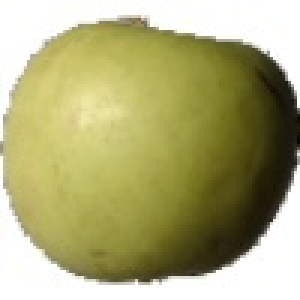
#> input picture Apple02.jpg, 100 x 100 px (shown 3 times larger)
$ python test.py
#> lines starting #> are read from the running program, lines starting #| are printed output that depends on the picture; long printed decimals are rounded
import csv
from numpy.lib.twodim_base import diag
import cv2
import numpy


img = cv2.imread("./Apple02.jpg" ,cv2.IMREAD_GRAYSCALE)
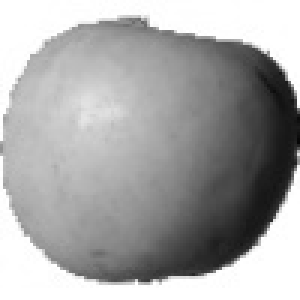
#> img: shape (100, 100) (shown 3 times larger); min 6, max 255, mean 167.2


def whatItDoes(img):

    a , b = img.shape
    elements1 = numpy.empty(a)
    k = 0
    for j in range(100):

        if(img[j][j]!='nan'):

            elements1[k] = img[j][j]
        else:
            elements1[k]=0
            k=k+1
    return elements1


#~~~~~~sum and Average of Diagonal One
def Diagalone(img):
    sum = 0
    for j in range(100):
        if(img[j][j] != 'nan'):
            sum += img[j][j]

    avgofDiagOne = sum / 100
    return sum , avgofDiagOne

#~~~~~~sum and Average of Diagonal Two
def DiagalTwo(img):
    sum = 0
    for j in range(100):
        if(img[j][99-j]!='nan'):
            sum += img[j][99-j]

    avgofDiagTwo = sum / 100
    return sum , avgofDiagTwo


#~~~~~~sum and Average of first Thirty columns
def avgFirstThirtyCols(img):
    sum = 0
    for i in range(100):
        for j in range(30):
            if(img[i][j]!='nan'):
                sum += img[i][j]

    return sum , sum/3000

#~~~~~~sum and Average of last Thirty columns
def avgLastThirtyCols(img):
    sum = 0
    for i in range(100):
        for j in range(30):
            if(img[i][j+70]!='nan'):
                sum += img[i][j+70]

    return sum , sum/3000

#~~~~~~sum and Average of first Thirty Rows
def avgFirstThirtyRows(img):
    sum = 0
    for i in range(30):
        for j in range(100):
            if(img[i][j]!='nan'):
                sum += img[i][j]

    return sum , sum/3000

#~~~~~~sum and Average of last Thirty columns
def avgLastThirtyRows(img):
    sum = 0
    for i in range(30):
        for j in range(100):
            if(img[i][j]!='nan'):
                sum += img[i+70][j]

    return sum , sum/3000


if __name__ == '__main__':

    cv2.imshow('Apple' , img)
    sumdiag1 , Avgdiag1 = Diagalone(img)
#> the loop in Diagalone, `for j in range(100):` made 100 passes
#> sum on passes 1 to 12: 255, 510, 765, 1020, 1275, 1530, 1785, 2040, 2294, 2549, 2804, 3059
#> after the loop in Diagalone, `for j in range(100):`: sum = 17903
#> in Diagalone, `avgofDiagOne = sum / 100`: avgofDiagOne = 179
#> sumdiag1 = 17903; Avgdiag1 = 179
    sumdiag2 , Avgdiag2 = DiagalTwo(img)
#> the loop in DiagalTwo, `for j in range(100):` made 100 passes
#> sum on passes 1 to 12: 255, 510, 765, 1020, 1275, 1530, 1785, 2040, 2295, 2550, 2805, 3060
#> after the loop in DiagalTwo, `for j in range(100):`: sum = 17886
#> in DiagalTwo, `avgofDiagTwo = sum / 100`: avgofDiagTwo = 178.9
#> sumdiag2 = 17886; Avgdiag2 = 178.9
    sumfirst30cols , avgfirst30cols = avgFirstThirtyCols(img)
#> after the loop in avgFirstThirtyCols, `for i in range(100):`: sum = 620656
#> sumfirst30cols = 620656; avgfirst30cols = 206.9
    sumlast30cols , avglast30cols = avgLastThirtyCols(img)
#> after the loop in avgLastThirtyCols, `for i in range(100):`: sum = 412938
#> sumlast30cols = 412938; avglast30cols = 137.6
    sumfirst30rows , avgfirst30rows = avgFirstThirtyRows(img)
#> after the loop in avgFirstThirtyRows, `for i in range(30):`: sum = 586852
#> sumfirst30rows = 586852; avgfirst30rows = 195.6
    sumlast30rows , avglast30rows = avgLastThirtyRows(img)
#> after the loop in avgLastThirtyRows, `for i in range(30):`: sum = 513505
#> sumlast30rows = 513505; avglast30rows = 171.2
    cv2.waitKey(0)

    cv2.destroyAllWindows()
#------------------
    sum1 = "SumDiagOne()"
    sum2 = "SumDiagTwo()"
    avg1 = "AvgDiagOne()"
    avg2 = "AvgDiagTwo()"
    avgf30cols = "AvgFirstThirtyCols()"
    avgl30cols = "AvgLastThirtyCols()"
    avgf30rows = "AvgFirstThirtyRows()"
    avgl30rows = "AvgLastThirtyRows()"

    print(f"{sum1} --------------> {sumdiag1}")
#| SumDiagOne() --------------> 17903
    print(f"{avg1} --------------> {Avgdiag1}")
#| AvgDiagOne() --------------> 179.03
    print(f"{sum2} --------------> {sumdiag2}")
#| SumDiagTwo() --------------> 17886
    print(f"{avg2} --------------> {Avgdiag2}")
#| AvgDiagTwo() --------------> 178.86
    print(f"{avgf30cols} ----------> {avgfirst30cols}")
#| AvgFirstThirtyCols() ----------> 206.885
    print(f"{avgl30cols} ----------> {avglast30cols}")
#| AvgLastThirtyCols() ----------> 137.646
    print(f"{avgf30rows} ----------> {avgfirst30rows}")
#| AvgFirstThirtyRows() ----------> 195.617
    print(f"{avgl30rows} ----------> {avglast30rows}")
#| AvgLastThirtyRows() ----------> 171.168


    with open('Features.csv' , mode='w') as features:
        features_writer = csv.writer(features , delimiter = ',')

        features_writer.writerow(['Features axtracted from picture'])
        features_writer.writerow([sum1 , avg1 , sum2 , avg2 , avgf30cols , avgl30cols , avgf30rows , avgl30rows ])
        features_writer.writerow([sumdiag1 , Avgdiag1 , sumdiag2 , Avgdiag2 , avgfirst30cols ,avglast30cols , avgfirst30rows , avglast30rows ])
